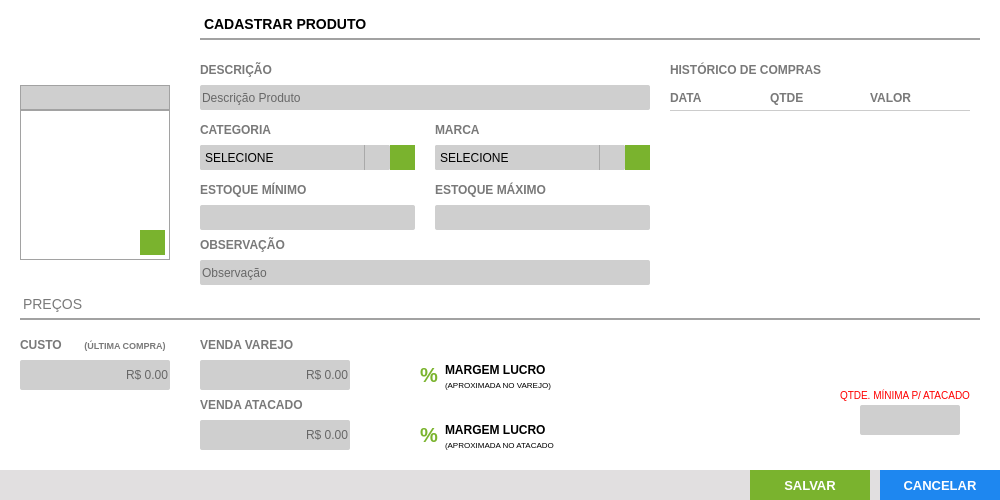
 <widget class="QFrame" name="ct_FormProdutos">
  <property name="geometry">
   <rect>
    <x>0</x>
    <y>0</y>
    <width>1000</width>
    <height>500</height>
   </rect>
  </property>
  <property name="windowTitle">
   <string>Frame</string>
  </property>
  <property name="frameShape">
   <enum>QFrame::StyledPanel</enum>
  </property>
  <property name="frameShadow">
   <enum>QFrame::Raised</enum>
  </property>
  <widget class="QFrame" name="fr_FormProdutos">
   <property name="geometry">
    <rect>
     <x>0</x>
     <y>0</y>
     <width>1000</width>
     <height>500</height>
    </rect>
   </property>
   <property name="styleSheet">
    <string notr="true">background: #FFF;
border: none</string>
   </property>
   <widget class="QLabel" name="lb_FormProdutos">
    <property name="geometry">
     <rect>
      <x>200</x>
      <y>10</y>
      <width>780</width>
      <height>30</height>
     </rect>
    </property>
    <property name="styleSheet">
     <string notr="true">QLabel{
font-size: 14px;
font-family: &quot;Arial&quot;;
font-weight: bold;

border-bottom: 2px solid #A2A2A2
}</string>
    </property>
    <property name="text">
     <string>CADASTRAR PRODUTO</string>
    </property>
   </widget>
   <widget class="QLineEdit" name="tx_idProduto">
    <property name="enabled">
     <bool>false</bool>
    </property>
    <property name="geometry">
     <rect>
      <x>20</x>
      <y>85</y>
      <width>150</width>
      <height>25</height>
     </rect>
    </property>
    <property name="styleSheet">
     <string notr="true">QLineEdit{
background: #CFCFCF;
border: 1px solid #A2A2A2;
color: #000;
font-size: 14px;
font-family: &quot;Arial&quot;;
font-weight: bold;

}</string>
    </property>
    <property name="text">
     <string/>
    </property>
    <property name="alignment">
     <set>Qt::AlignRight|Qt::AlignTrailing|Qt::AlignVCenter</set>
    </property>
   </widget>
   <widget class="QLabel" name="lb_FotoProduto">
    <property name="geometry">
     <rect>
      <x>20</x>
      <y>110</y>
      <width>150</width>
      <height>150</height>
     </rect>
    </property>
    <property name="styleSheet">
     <string notr="true">border: 1px solid #A2A2A2;
background: url('Images/icon/Photo.svg') center no-repeat 
</string>
    </property>
    <property name="text">
     <string/>
    </property>
    <property name="alignment">
     <set>Qt::AlignCenter</set>
    </property>
   </widget>
   <widget class="QLabel" name="lb_FormProdutos_2">
    <property name="geometry">
     <rect>
      <x>200</x>
      <y>60</y>
      <width>150</width>
      <height>20</height>
     </rect>
    </property>
    <property name="styleSheet">
     <string notr="true">QLabel{
font-size: 12px;
font-family: &quot;Arial Unicode MS&quot;;
font-weight: bold;
color: #797979
}</string>
    </property>
    <property name="text">
     <string>DESCRIÇÃO</string>
    </property>
   </widget>
   <widget class="QLineEdit" name="tx_DescricaoProduto">
    <property name="geometry">
     <rect>
      <x>200</x>
      <y>85</y>
      <width>450</width>
      <height>25</height>
     </rect>
    </property>
    <property name="focusPolicy">
     <enum>Qt::WheelFocus</enum>
    </property>
    <property name="styleSheet">
     <string notr="true">QLineEdit{
background: #CFCFCF;
border-radius: 2px;
color: #000;
font: 13px &quot;Arial&quot; ;
text-transform: uppercase;
}
QLineEdit:Focus {
border: 1px solid red;
}</string>
    </property>
    <property name="placeholderText">
     <string>Descrição Produto</string>
    </property>
   </widget>
   <widget class="QLabel" name="lb_FormProdutos_3">
    <property name="geometry">
     <rect>
      <x>200</x>
      <y>120</y>
      <width>215</width>
      <height>20</height>
     </rect>
    </property>
    <property name="styleSheet">
     <string notr="true">QLabel{
font-size: 12px;
font-family: &quot;Arial Unicode MS&quot;;
font-weight: bold;
color: #797979
}</string>
    </property>
    <property name="text">
     <string>CATEGORIA</string>
    </property>
   </widget>
   <widget class="QComboBox" name="cb_CategoriaProduto">
    <property name="geometry">
     <rect>
      <x>200</x>
      <y>145</y>
      <width>190</width>
      <height>25</height>
     </rect>
    </property>
    <property name="styleSheet">
     <string notr="true">QComboBox{
background: #CFCFCF;
border-radius: 2px;
color: #000;
font: 13px &quot;Arial&quot; ;
text-transform: uppercase
}
QComboBox:Focus {
border: 1px solid red;
}
 QComboBox::drop-down {
     subcontrol-origin: padding;
     subcontrol-position: top right;
     width: 25px;
     border-left-width: 1px;
     border-left-color: darkgray;
     border-left-style: solid; /* just a single line */
     border-top-right-radius: 3px; /* same radius as the QComboBox */
     border-bottom-right-radius: 3px;
 }
QComboBox::down-arrow {
     image: url(Images/down.png);
 }
</string>
    </property>
    <item>
     <property name="text">
      <string>SELECIONE</string>
     </property>
    </item>
   </widget>
   <widget class="QPushButton" name="bt_AddCategoriaProduto">
    <property name="geometry">
     <rect>
      <x>390</x>
      <y>145</y>
      <width>25</width>
      <height>25</height>
     </rect>
    </property>
    <property name="font">
     <font>
      <family>Arial</family>
      <pointsize>16</pointsize>
      <weight>75</weight>
      <bold>true</bold>
     </font>
    </property>
    <property name="styleSheet">
     <string notr="true">QPushButton{
background: #7AB32E;
color: #FFF
}
QPushButton:hover{
background-color: #40a286
}</string>
    </property>
    <property name="text">
     <string/>
    </property>
   </widget>
   <widget class="QLabel" name="lb_FormProdutos_4">
    <property name="geometry">
     <rect>
      <x>435</x>
      <y>120</y>
      <width>215</width>
      <height>20</height>
     </rect>
    </property>
    <property name="styleSheet">
     <string notr="true">QLabel{
font-size: 12px;
font-family: &quot;Arial Unicode MS&quot;;
font-weight: bold;
color: #797979
}</string>
    </property>
    <property name="text">
     <string>MARCA</string>
    </property>
   </widget>
   <widget class="QComboBox" name="cb_MarcaProduto">
    <property name="geometry">
     <rect>
      <x>435</x>
      <y>145</y>
      <width>190</width>
      <height>25</height>
     </rect>
    </property>
    <property name="styleSheet">
     <string notr="true">QComboBox{
background: #CFCFCF;
border-radius: 2px;
color: #000;
font: 13px &quot;Arial&quot; ;
text-transform: uppercase
}
QComboBox:Focus {
border: 1px solid red;
}
 QComboBox::drop-down {
     subcontrol-origin: padding;
     subcontrol-position: top right;
     width: 25px;
     border-left-width: 1px;
     border-left-color: darkgray;
     border-left-style: solid; /* just a single line */
     border-top-right-radius: 3px; /* same radius as the QComboBox */
     border-bottom-right-radius: 3px;
 }
QComboBox::down-arrow {
     image: url(Images/down.png);
 }
</string>
    </property>
    <property name="insertPolicy">
     <enum>QComboBox::InsertAtBottom</enum>
    </property>
    <property name="frame">
     <bool>false</bool>
    </property>
    <item>
     <property name="text">
      <string>SELECIONE</string>
     </property>
    </item>
   </widget>
   <widget class="QPushButton" name="bt_AddMarcaProduto">
    <property name="geometry">
     <rect>
      <x>625</x>
      <y>145</y>
      <width>25</width>
      <height>25</height>
     </rect>
    </property>
    <property name="font">
     <font>
      <family>Arial</family>
      <pointsize>16</pointsize>
      <weight>75</weight>
      <bold>true</bold>
     </font>
    </property>
    <property name="styleSheet">
     <string notr="true">QPushButton{
background: #7AB32E;
color: #FFF
}
QPushButton:hover{
background-color: #40a286
}</string>
    </property>
    <property name="text">
     <string/>
    </property>
   </widget>
   <widget class="QLabel" name="lb_FormProdutos_5">
    <property name="geometry">
     <rect>
      <x>200</x>
      <y>180</y>
      <width>215</width>
      <height>20</height>
     </rect>
    </property>
    <property name="styleSheet">
     <string notr="true">QLabel{
font-size: 12px;
font-family: &quot;Arial Unicode MS&quot;;
font-weight: bold;
color: #797979
}</string>
    </property>
    <property name="text">
     <string>ESTOQUE MÍNIMO</string>
    </property>
   </widget>
   <widget class="QLabel" name="lb_FormProdutos_6">
    <property name="geometry">
     <rect>
      <x>435</x>
      <y>180</y>
      <width>215</width>
      <height>20</height>
     </rect>
    </property>
    <property name="styleSheet">
     <string notr="true">QLabel{
font-size: 12px;
font-family: &quot;Arial Unicode MS&quot;;
font-weight: bold;
color: #797979
}</string>
    </property>
    <property name="text">
     <string>ESTOQUE MÁXIMO</string>
    </property>
   </widget>
   <widget class="QLineEdit" name="tx_EstoqueMinimoProduto">
    <property name="geometry">
     <rect>
      <x>200</x>
      <y>205</y>
      <width>215</width>
      <height>25</height>
     </rect>
    </property>
    <property name="focusPolicy">
     <enum>Qt::WheelFocus</enum>
    </property>
    <property name="styleSheet">
     <string notr="true">QLineEdit{
background: #CFCFCF;
border-radius: 2px;
color: #000;
font: 13px &quot;Arial&quot; 
}
QLineEdit:Focus {
border: 1px solid red;
}</string>
    </property>
    <property name="text">
     <string/>
    </property>
    <property name="placeholderText">
     <string/>
    </property>
   </widget>
   <widget class="QLineEdit" name="tx_EstoqueMaximoProduto">
    <property name="geometry">
     <rect>
      <x>435</x>
      <y>205</y>
      <width>215</width>
      <height>25</height>
     </rect>
    </property>
    <property name="focusPolicy">
     <enum>Qt::WheelFocus</enum>
    </property>
    <property name="styleSheet">
     <string notr="true">QLineEdit{
background: #CFCFCF;
border-radius: 2px;
color: #000;
font: 13px &quot;Arial&quot; 
}
QLineEdit:Focus {
border: 1px solid red;
}</string>
    </property>
    <property name="placeholderText">
     <string/>
    </property>
   </widget>
   <widget class="QLineEdit" name="tx_ObsProduto">
    <property name="geometry">
     <rect>
      <x>200</x>
      <y>260</y>
      <width>450</width>
      <height>25</height>
     </rect>
    </property>
    <property name="focusPolicy">
     <enum>Qt::WheelFocus</enum>
    </property>
    <property name="styleSheet">
     <string notr="true">QLineEdit{
background: #CFCFCF;
border-radius: 2px;
color: #000;
font: 13px &quot;Arial&quot; ;
text-transform: uppercase
}
QLineEdit:Focus {
border: 1px solid red;
}</string>
    </property>
    <property name="placeholderText">
     <string>Observação</string>
    </property>
   </widget>
   <widget class="QLabel" name="lb_FormProdutos_7">
    <property name="geometry">
     <rect>
      <x>200</x>
      <y>235</y>
      <width>150</width>
      <height>20</height>
     </rect>
    </property>
    <property name="styleSheet">
     <string notr="true">QLabel{
font-size: 12px;
font-family: &quot;Arial Unicode MS&quot;;
font-weight: bold;
color: #797979
}</string>
    </property>
    <property name="text">
     <string>OBSERVAÇÃO</string>
    </property>
   </widget>
   <widget class="QLabel" name="lb_FormProdutos_8">
    <property name="geometry">
     <rect>
      <x>20</x>
      <y>290</y>
      <width>960</width>
      <height>30</height>
     </rect>
    </property>
    <property name="styleSheet">
     <string notr="true">QLabel{
font-size: 14px;
font-family: &quot;Arial&quot;;
font-weight: normal;

border-bottom: 2px solid #A2A2A2;
color: #797979
}</string>
    </property>
    <property name="text">
     <string>PREÇOS</string>
    </property>
   </widget>
   <widget class="QTableWidget" name="tb_HistoricoComprasProduto">
    <property name="geometry">
     <rect>
      <x>670</x>
      <y>85</y>
      <width>310</width>
      <height>200</height>
     </rect>
    </property>
    <property name="styleSheet">
     <string notr="true">QTableView{
color: #797979;
font-family: &quot;Arial&quot;;
font-weight: bold;
font-size: 12px;
background: #FFF;
}
QHeaderView:section{
background: #FFF;
font-size: 12px;
font-family: &quot;Arial&quot;;
font-weight: bold;
color: #797979;
border: none;
border-bottom: 1px solid #CCC;
height: 25px;
}
</string>
    </property>
    <property name="verticalScrollBarPolicy">
     <enum>Qt::ScrollBarAlwaysOff</enum>
    </property>
    <property name="horizontalScrollBarPolicy">
     <enum>Qt::ScrollBarAlwaysOff</enum>
    </property>
    <property name="showGrid">
     <bool>false</bool>
    </property>
    <attribute name="verticalHeaderVisible">
     <bool>false</bool>
    </attribute>
    <attribute name="verticalHeaderHighlightSections">
     <bool>false</bool>
    </attribute>
    <column>
     <property name="text">
      <string>DATA</string>
     </property>
     <property name="textAlignment">
      <set>AlignLeading|AlignVCenter</set>
     </property>
    </column>
    <column>
     <property name="text">
      <string>QTDE</string>
     </property>
     <property name="textAlignment">
      <set>AlignLeading|AlignVCenter</set>
     </property>
    </column>
    <column>
     <property name="text">
      <string>VALOR</string>
     </property>
     <property name="textAlignment">
      <set>AlignLeading|AlignVCenter</set>
     </property>
    </column>
   </widget>
   <widget class="QLabel" name="lb_FormProdutos_9">
    <property name="geometry">
     <rect>
      <x>670</x>
      <y>60</y>
      <width>310</width>
      <height>20</height>
     </rect>
    </property>
    <property name="styleSheet">
     <string notr="true">QLabel{
font-size: 12px;
font-family: &quot;Arial Unicode MS&quot;;
font-weight: bold;
color: #797979
}</string>
    </property>
    <property name="text">
     <string>HISTÓRICO DE COMPRAS</string>
    </property>
   </widget>
   <widget class="QLineEdit" name="tx_ValorCompraProduto">
    <property name="geometry">
     <rect>
      <x>20</x>
      <y>360</y>
      <width>150</width>
      <height>30</height>
     </rect>
    </property>
    <property name="focusPolicy">
     <enum>Qt::WheelFocus</enum>
    </property>
    <property name="styleSheet">
     <string notr="true">QLineEdit{
background: #CFCFCF;
border-radius: 2px;
color: #000;
font: 14px &quot;Arial&quot; ;
text-transform: uppercase;
}
QLineEdit:Focus {
border: 1px solid red;
}</string>
    </property>
    <property name="alignment">
     <set>Qt::AlignRight|Qt::AlignTrailing|Qt::AlignVCenter</set>
    </property>
    <property name="placeholderText">
     <string>R$ 0.00</string>
    </property>
   </widget>
   <widget class="QLabel" name="lb_FormProdutos_10">
    <property name="geometry">
     <rect>
      <x>20</x>
      <y>335</y>
      <width>50</width>
      <height>20</height>
     </rect>
    </property>
    <property name="styleSheet">
     <string notr="true">QLabel{
font-size: 12px;
font-family: &quot;Arial Unicode MS&quot;;
font-weight: bold;
color: #797979
}</string>
    </property>
    <property name="text">
     <string>CUSTO</string>
    </property>
   </widget>
   <widget class="QLabel" name="lb_FormProdutos_11">
    <property name="geometry">
     <rect>
      <x>80</x>
      <y>335</y>
      <width>90</width>
      <height>20</height>
     </rect>
    </property>
    <property name="styleSheet">
     <string notr="true">QLabel{
font-size: 9px;
font-family: &quot;Arial Unicode MS&quot;;
font-weight: bold;
color: #797979;

}</string>
    </property>
    <property name="text">
     <string>(ÚLTIMA COMPRA)</string>
    </property>
    <property name="alignment">
     <set>Qt::AlignCenter</set>
    </property>
   </widget>
   <widget class="QLineEdit" name="tx_ValorUnitarioProduto">
    <property name="geometry">
     <rect>
      <x>200</x>
      <y>360</y>
      <width>150</width>
      <height>30</height>
     </rect>
    </property>
    <property name="focusPolicy">
     <enum>Qt::WheelFocus</enum>
    </property>
    <property name="styleSheet">
     <string notr="true">QLineEdit{
background: #CFCFCF;
border-radius: 2px;
color: #000;
font: 14px &quot;Arial&quot; ;
text-transform: uppercase;
}
QLineEdit:Focus {
border: 1px solid red;
}</string>
    </property>
    <property name="alignment">
     <set>Qt::AlignRight|Qt::AlignTrailing|Qt::AlignVCenter</set>
    </property>
    <property name="placeholderText">
     <string>R$ 0.00</string>
    </property>
   </widget>
   <widget class="QLabel" name="lb_FormProdutos_12">
    <property name="geometry">
     <rect>
      <x>200</x>
      <y>335</y>
      <width>150</width>
      <height>20</height>
     </rect>
    </property>
    <property name="styleSheet">
     <string notr="true">QLabel{
font-size: 12px;
font-family: &quot;Arial Unicode MS&quot;;
font-weight: bold;
color: #797979
}</string>
    </property>
    <property name="text">
     <string>VENDA VAREJO</string>
    </property>
   </widget>
   <widget class="QLabel" name="lb_FormProdutos_13">
    <property name="geometry">
     <rect>
      <x>200</x>
      <y>395</y>
      <width>150</width>
      <height>20</height>
     </rect>
    </property>
    <property name="styleSheet">
     <string notr="true">QLabel{
font-size: 12px;
font-family: &quot;Arial Unicode MS&quot;;
font-weight: bold;
color: #797979
}</string>
    </property>
    <property name="text">
     <string>VENDA ATACADO</string>
    </property>
   </widget>
   <widget class="QLineEdit" name="tx_ValorAtacadoProduto">
    <property name="geometry">
     <rect>
      <x>200</x>
      <y>420</y>
      <width>150</width>
      <height>30</height>
     </rect>
    </property>
    <property name="focusPolicy">
     <enum>Qt::WheelFocus</enum>
    </property>
    <property name="styleSheet">
     <string notr="true">QLineEdit{
background: #CFCFCF;
border-radius: 2px;
color: #000;
font: 14px &quot;Arial&quot; ;
text-transform: uppercase;
}
QLineEdit:Focus {
border: 1px solid red;
}</string>
    </property>
    <property name="alignment">
     <set>Qt::AlignRight|Qt::AlignTrailing|Qt::AlignVCenter</set>
    </property>
    <property name="placeholderText">
     <string>R$ 0.00</string>
    </property>
   </widget>
   <widget class="QFrame" name="fr_BotoesFormProdutos">
    <property name="geometry">
     <rect>
      <x>0</x>
      <y>470</y>
      <width>1000</width>
      <height>30</height>
     </rect>
    </property>
    <property name="styleSheet">
     <string notr="true">background:#E1DFE0;
border: none;</string>
    </property>
    <widget class="QPushButton" name="bt_CancelarProdutos">
     <property name="geometry">
      <rect>
       <x>880</x>
       <y>0</y>
       <width>120</width>
       <height>30</height>
      </rect>
     </property>
     <property name="font">
      <font>
       <pointsize>10</pointsize>
       <weight>75</weight>
       <bold>true</bold>
      </font>
     </property>
     <property name="cursor">
      <cursorShape>PointingHandCursor</cursorShape>
     </property>
     <property name="focusPolicy">
      <enum>Qt::NoFocus</enum>
     </property>
     <property name="contextMenuPolicy">
      <enum>Qt::ActionsContextMenu</enum>
     </property>
     <property name="styleSheet">
      <string notr="true">QPushButton {
background-color: #1E87F0;
color: #FFF
 }
QPushButton:hover{
background-color: #40a286
}</string>
     </property>
     <property name="text">
      <string>CANCELAR</string>
     </property>
     <property name="iconSize">
      <size>
       <width>75</width>
       <height>35</height>
      </size>
     </property>
    </widget>
    <widget class="QPushButton" name="bt_SalvarProdutos">
     <property name="geometry">
      <rect>
       <x>750</x>
       <y>0</y>
       <width>120</width>
       <height>30</height>
      </rect>
     </property>
     <property name="font">
      <font>
       <family>Tahoma</family>
       <pointsize>10</pointsize>
       <weight>75</weight>
       <bold>true</bold>
      </font>
     </property>
     <property name="cursor">
      <cursorShape>PointingHandCursor</cursorShape>
     </property>
     <property name="focusPolicy">
      <enum>Qt::NoFocus</enum>
     </property>
     <property name="contextMenuPolicy">
      <enum>Qt::ActionsContextMenu</enum>
     </property>
     <property name="styleSheet">
      <string notr="true">QPushButton {
background-color: #7AB32E;
color: #FFF
 }
QPushButton:hover{
background-color: #40a286
}</string>
     </property>
     <property name="text">
      <string>SALVAR</string>
     </property>
     <property name="iconSize">
      <size>
       <width>75</width>
       <height>35</height>
      </size>
     </property>
    </widget>
   </widget>
   <widget class="QLabel" name="lb_qtdeMin">
    <property name="geometry">
     <rect>
      <x>890</x>
      <y>350</y>
      <width>40</width>
      <height>35</height>
     </rect>
    </property>
    <property name="text">
     <string/>
    </property>
   </widget>
   <widget class="QLineEdit" name="tx_MinimoAtacado">
    <property name="geometry">
     <rect>
      <x>860</x>
      <y>405</y>
      <width>100</width>
      <height>30</height>
     </rect>
    </property>
    <property name="focusPolicy">
     <enum>Qt::WheelFocus</enum>
    </property>
    <property name="styleSheet">
     <string notr="true">QLineEdit{
background: #CFCFCF;
border-radius: 2px;
color: #000;
font: 12px &quot;Arial&quot; ;
text-transform: uppercase
}
QLineEdit:Focus {
border: 1px solid red;
}</string>
    </property>
    <property name="alignment">
     <set>Qt::AlignCenter</set>
    </property>
    <property name="placeholderText">
     <string/>
    </property>
   </widget>
   <widget class="QLabel" name="lb_FormProdutos_14">
    <property name="geometry">
     <rect>
      <x>840</x>
      <y>385</y>
      <width>140</width>
      <height>20</height>
     </rect>
    </property>
    <property name="styleSheet">
     <string notr="true">QLabel{
font-size: 10px;
font-family: &quot;Arial Unicode MS&quot;;
font-weight: normal;
color: red
}</string>
    </property>
    <property name="text">
     <string>QTDE. MÍNIMA P/ ATACADO</string>
    </property>
   </widget>
   <widget class="QLabel" name="lb_FormProdutos_15">
    <property name="geometry">
     <rect>
      <x>445</x>
      <y>360</y>
      <width>150</width>
      <height>20</height>
     </rect>
    </property>
    <property name="styleSheet">
     <string notr="true">QLabel{
font-size: 12px;
font-family: &quot;Arial Unicode MS&quot;;
font-weight: bold;
color: #000
}</string>
    </property>
    <property name="text">
     <string>MARGEM LUCRO</string>
    </property>
   </widget>
   <widget class="QLineEdit" name="tx_PorcentagemVarejo">
    <property name="geometry">
     <rect>
      <x>360</x>
      <y>360</y>
      <width>60</width>
      <height>30</height>
     </rect>
    </property>
    <property name="focusPolicy">
     <enum>Qt::WheelFocus</enum>
    </property>
    <property name="styleSheet">
     <string notr="true">QLineEdit{
background: #FFF;
border-radius: 2px;
color: #7AB32E;
font: 20px &quot;Arial&quot; ;
font-weight: bold
}
QLineEdit:Focus {
border: 1px solid red;
}</string>
    </property>
    <property name="text">
     <string/>
    </property>
    <property name="alignment">
     <set>Qt::AlignRight|Qt::AlignTrailing|Qt::AlignVCenter</set>
    </property>
    <property name="readOnly">
     <bool>true</bool>
    </property>
   </widget>
   <widget class="QLabel" name="lb_FormProdutos_17">
    <property name="geometry">
     <rect>
      <x>445</x>
      <y>380</y>
      <width>150</width>
      <height>10</height>
     </rect>
    </property>
    <property name="styleSheet">
     <string notr="true">QLabel{
font-size: 8px;
font-family: &quot;Arial Unicode MS&quot;;
font-weight: normal;
color: #000
}</string>
    </property>
    <property name="text">
     <string>(APROXIMADA NO VAREJO)</string>
    </property>
   </widget>
   <widget class="QLabel" name="lb_porcVar">
    <property name="geometry">
     <rect>
      <x>420</x>
      <y>360</y>
      <width>20</width>
      <height>30</height>
     </rect>
    </property>
    <property name="styleSheet">
     <string notr="true">QLabel{
font-size: 20px;
font-family: &quot;Arial Unicode MS&quot;;
font-weight: bold;
color: #7AB32E
}</string>
    </property>
    <property name="text">
     <string>%</string>
    </property>
   </widget>
   <widget class="QLabel" name="lb_FormProdutos_16">
    <property name="geometry">
     <rect>
      <x>445</x>
      <y>420</y>
      <width>150</width>
      <height>20</height>
     </rect>
    </property>
    <property name="styleSheet">
     <string notr="true">QLabel{
font-size: 12px;
font-family: &quot;Arial Unicode MS&quot;;
font-weight: bold;
color: #000
}</string>
    </property>
    <property name="text">
     <string>MARGEM LUCRO</string>
    </property>
   </widget>
   <widget class="QLabel" name="lb_FormProdutos_19">
    <property name="geometry">
     <rect>
      <x>445</x>
      <y>440</y>
      <width>150</width>
      <height>10</height>
     </rect>
    </property>
    <property name="styleSheet">
     <string notr="true">QLabel{
font-size: 8px;
font-family: &quot;Arial Unicode MS&quot;;
font-weight: normal;
color: #000
}</string>
    </property>
    <property name="text">
     <string>(APROXIMADA NO ATACADO</string>
    </property>
   </widget>
   <widget class="QLabel" name="lb_porcAtac">
    <property name="geometry">
     <rect>
      <x>420</x>
      <y>420</y>
      <width>20</width>
      <height>30</height>
     </rect>
    </property>
    <property name="styleSheet">
     <string notr="true">QLabel{
font-size: 20px;
font-family: &quot;Arial Unicode MS&quot;;
font-weight: bold;
color: #7AB32E
}</string>
    </property>
    <property name="text">
     <string>%</string>
    </property>
   </widget>
   <widget class="QLineEdit" name="tx_PorcentagemAtacado">
    <property name="geometry">
     <rect>
      <x>360</x>
      <y>420</y>
      <width>60</width>
      <height>30</height>
     </rect>
    </property>
    <property name="focusPolicy">
     <enum>Qt::WheelFocus</enum>
    </property>
    <property name="styleSheet">
     <string notr="true">QLineEdit{
background: #FFF;
border-radius: 2px;
color: #7AB32E;
font: 20px &quot;Arial&quot; ;
font-weight: bold
}
QLineEdit:Focus {
border: 1px solid red;
}</string>
    </property>
    <property name="text">
     <string/>
    </property>
    <property name="alignment">
     <set>Qt::AlignRight|Qt::AlignTrailing|Qt::AlignVCenter</set>
    </property>
    <property name="readOnly">
     <bool>true</bool>
    </property>
   </widget>
   <widget class="QLabel" name="label_2">
    <property name="geometry">
     <rect>
      <x>20</x>
      <y>10</y>
      <width>150</width>
      <height>50</height>
     </rect>
    </property>
    <property name="text">
     <string/>
    </property>
    <property name="pixmap">
     <pixmap>../Images/CodBarra.png</pixmap>
    </property>
    <property name="alignment">
     <set>Qt::AlignCenter</set>
    </property>
   </widget>
   <widget class="QLineEdit" name="tx_AddMarca">
    <property name="geometry">
     <rect>
      <x>435</x>
      <y>145</y>
      <width>190</width>
      <height>25</height>
     </rect>
    </property>
    <property name="styleSheet">
     <string notr="true">QLineEdit{
background: #CFCFCF;
border-radius: 2px;
color: #000;
font: 13px &quot;Arial&quot; ;
text-transform: uppercase;
}
QLineEdit:Focus {
border: 1px solid red;
}</string>
    </property>
    <property name="placeholderText">
     <string>NOVA MARCA</string>
    </property>
   </widget>
   <widget class="QLineEdit" name="tx_AddCategoria">
    <property name="geometry">
     <rect>
      <x>200</x>
      <y>145</y>
      <width>190</width>
      <height>25</height>
     </rect>
    </property>
    <property name="styleSheet">
     <string notr="true">QLineEdit{
background: #CFCFCF;
border-radius: 2px;
color: #000;
font: 13px &quot;Arial&quot; ;
text-transform: uppercase;
}
QLineEdit:Focus {
border: 1px solid red;
}</string>
    </property>
    <property name="inputMask">
     <string/>
    </property>
    <property name="placeholderText">
     <string>NOVA CATEGORIA</string>
    </property>
   </widget>
   <widget class="QPushButton" name="bt_CancelAddCatergoria">
    <property name="geometry">
     <rect>
      <x>390</x>
      <y>145</y>
      <width>25</width>
      <height>25</height>
     </rect>
    </property>
    <property name="font">
     <font>
      <family>Arial</family>
      <pointsize>16</pointsize>
      <weight>75</weight>
      <bold>true</bold>
     </font>
    </property>
    <property name="toolTip">
     <string>&lt;html&gt;&lt;head/&gt;&lt;body&gt;&lt;p&gt;Cancelar&lt;/p&gt;&lt;/body&gt;&lt;/html&gt;</string>
    </property>
    <property name="styleSheet">
     <string notr="true">QPushButton{
background: #7AB32E;
color: #FFF
}
QPushButton:hover{
background-color: #40a286
}</string>
    </property>
    <property name="text">
     <string/>
    </property>
   </widget>
   <widget class="QPushButton" name="bt_CalcelAddMarca">
    <property name="geometry">
     <rect>
      <x>625</x>
      <y>145</y>
      <width>25</width>
      <height>25</height>
     </rect>
    </property>
    <property name="font">
     <font>
      <family>Arial</family>
      <pointsize>16</pointsize>
      <weight>75</weight>
      <bold>true</bold>
     </font>
    </property>
    <property name="toolTip">
     <string>&lt;html&gt;&lt;head/&gt;&lt;body&gt;&lt;p&gt;Cancelar&lt;/p&gt;&lt;/body&gt;&lt;/html&gt;</string>
    </property>
    <property name="styleSheet">
     <string notr="true">QPushButton{
background: #7AB32E;
color: #FFF
}
QPushButton:hover{
background-color: #40a286
}</string>
    </property>
    <property name="text">
     <string/>
    </property>
   </widget>
   <widget class="QPushButton" name="bt_AddImagem">
    <property name="geometry">
     <rect>
      <x>140</x>
      <y>230</y>
      <width>25</width>
      <height>25</height>
     </rect>
    </property>
    <property name="font">
     <font>
      <family>Arial</family>
      <pointsize>16</pointsize>
      <weight>75</weight>
      <bold>true</bold>
     </font>
    </property>
    <property name="toolTip">
     <string>&lt;html&gt;&lt;head/&gt;&lt;body&gt;&lt;p&gt;CADASTRAR IMGEM&lt;/p&gt;&lt;/body&gt;&lt;/html&gt;</string>
    </property>
    <property name="styleSheet">
     <string notr="true">QPushButton{
background: #7AB32E;
color: #FFF
}
QPushButton:hover{
background-color: #40a286
}</string>
    </property>
    <property name="text">
     <string/>
    </property>
   </widget>
   <widget class="QPushButton" name="bt_DelImagem">
    <property name="geometry">
     <rect>
      <x>140</x>
      <y>230</y>
      <width>25</width>
      <height>25</height>
     </rect>
    </property>
    <property name="font">
     <font>
      <family>Arial</family>
      <pointsize>16</pointsize>
      <weight>75</weight>
      <bold>true</bold>
     </font>
    </property>
    <property name="toolTip">
     <string>&lt;html&gt;&lt;head/&gt;&lt;body&gt;&lt;p&gt;Deletar Imagem&lt;/p&gt;&lt;/body&gt;&lt;/html&gt;</string>
    </property>
    <property name="styleSheet">
     <string notr="true">QPushButton{
background: #7AB32E;
color: #FFF
}
QPushButton:hover{
background-color: #40a286
}</string>
    </property>
    <property name="text">
     <string/>
    </property>
   </widget>
   <zorder>tx_AddMarca</zorder>
   <zorder>tx_AddCategoria</zorder>
   <zorder>bt_CancelAddCatergoria</zorder>
   <zorder>bt_CalcelAddMarca</zorder>
   <zorder>lb_FormProdutos</zorder>
   <zorder>tx_idProduto</zorder>
   <zorder>lb_FotoProduto</zorder>
   <zorder>lb_FormProdutos_2</zorder>
   <zorder>tx_DescricaoProduto</zorder>
   <zorder>lb_FormProdutos_3</zorder>
   <zorder>cb_CategoriaProduto</zorder>
   <zorder>bt_AddCategoriaProduto</zorder>
   <zorder>lb_FormProdutos_4</zorder>
   <zorder>cb_MarcaProduto</zorder>
   <zorder>bt_AddMarcaProduto</zorder>
   <zorder>lb_FormProdutos_5</zorder>
   <zorder>lb_FormProdutos_6</zorder>
   <zorder>tx_EstoqueMinimoProduto</zorder>
   <zorder>tx_EstoqueMaximoProduto</zorder>
   <zorder>tx_ObsProduto</zorder>
   <zorder>lb_FormProdutos_7</zorder>
   <zorder>lb_FormProdutos_8</zorder>
   <zorder>tb_HistoricoComprasProduto</zorder>
   <zorder>lb_FormProdutos_9</zorder>
   <zorder>tx_ValorCompraProduto</zorder>
   <zorder>lb_FormProdutos_10</zorder>
   <zorder>lb_FormProdutos_11</zorder>
   <zorder>tx_ValorUnitarioProduto</zorder>
   <zorder>lb_FormProdutos_12</zorder>
   <zorder>lb_FormProdutos_13</zorder>
   <zorder>tx_ValorAtacadoProduto</zorder>
   <zorder>fr_BotoesFormProdutos</zorder>
   <zorder>lb_qtdeMin</zorder>
   <zorder>tx_MinimoAtacado</zorder>
   <zorder>lb_FormProdutos_14</zorder>
   <zorder>lb_FormProdutos_15</zorder>
   <zorder>tx_PorcentagemVarejo</zorder>
   <zorder>lb_FormProdutos_17</zorder>
   <zorder>lb_porcVar</zorder>
   <zorder>lb_FormProdutos_16</zorder>
   <zorder>lb_FormProdutos_19</zorder>
   <zorder>lb_porcAtac</zorder>
   <zorder>tx_PorcentagemAtacado</zorder>
   <zorder>label_2</zorder>
   <zorder>bt_DelImagem</zorder>
   <zorder>bt_AddImagem</zorder>
  </widget>
 </widget>
